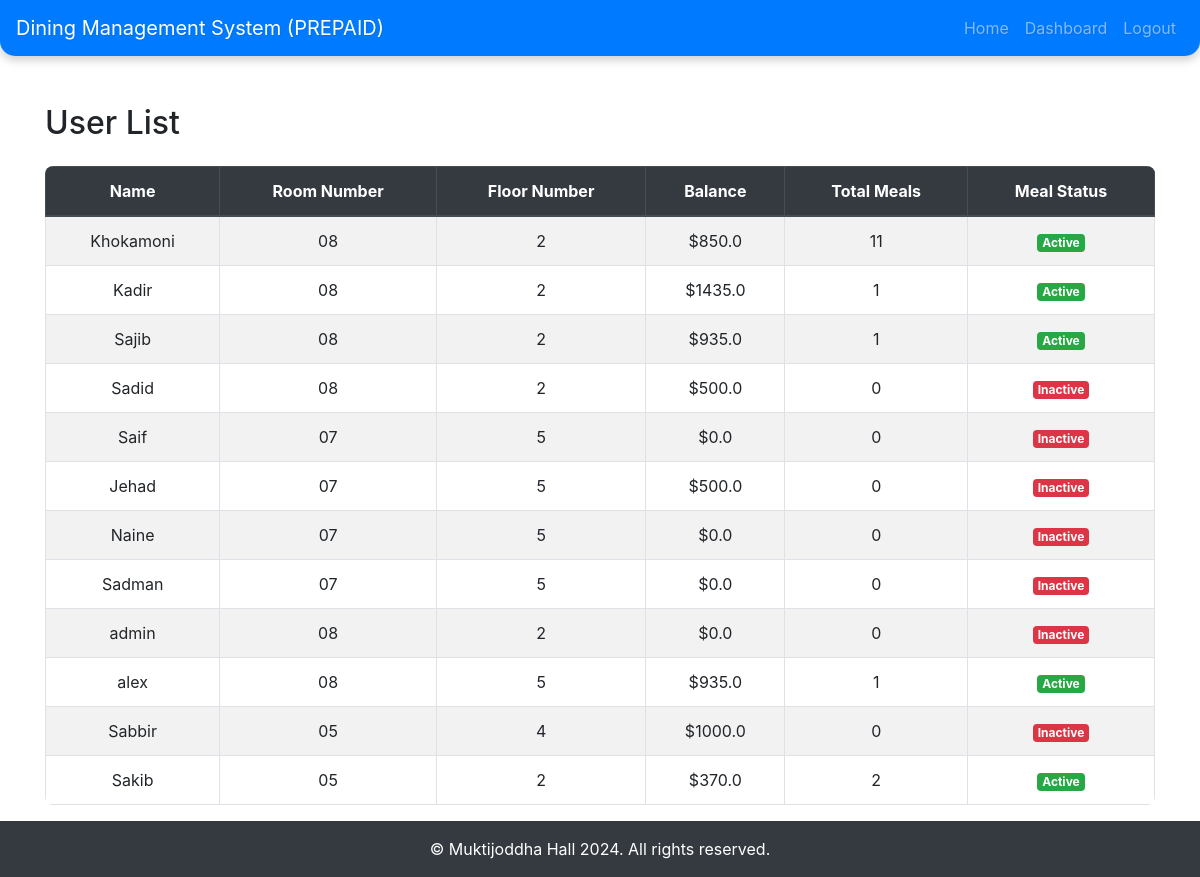
The app's page / (signed in) with its own data.
### models.py (models this page shows, shortened)
class User(UserMixin, db.Model):
    id = db.Column(db.Integer, primary_key=True)
    name = db.Column(db.String(100), nullable=False)
    phone = db.Column(db.String(10), unique=True, nullable=False)
    room_number = db.Column(db.String(5), nullable=False)
    floor_number = db.Column(db.String(2), nullable=False)
    balance = db.Column(db.Float, default=0)
    meal_status = db.Column(db.Boolean, default=False)
    total_meals = db.Column(db.Integer, default=0)
    password = db.Column(db.String(150), nullable=False)
    is_admin = db.Column(db.Boolean, default=False)
    is_dining_manager = db.Column(db.Boolean, default=False)

### app.py (the view)
@app.route('/')
def index():
    users = User.query.all()
    return render_template('index.html', users=users)

### app.py (called while the page is built)
@login_manager.user_loader
def load_user(user_id):
    return User.query.get(int(user_id))

### templates/index.html
{% extends 'base.html' %}
{% block content %}
<div class="container mt-5">
    <h2 class="mb-4">User List</h2>
    <div class="table-responsive">
        <table class="table table-striped table-bordered">
            <thead class="thead-dark">
                <tr>
                    <th>Name</th>
                    <th>Room Number</th>
                    <th>Floor Number</th>
                    <th>Balance</th>
                    <th>Total Meals</th>
                    <th>Meal Status</th>
                </tr>
            </thead>
            <tbody>
                {% for user in users %}
                <tr>
                    <td>{{ user.name }}</td>
                    <td>{{ user.room_number }}</td>
                    <td>{{ user.floor_number }}</td>
                    <td>${{ user.balance }}</td>
                    <td>{{ user.total_meals }}</td>
                    <td>
                        <span class="badge badge-{{ 'success' if user.meal_status else 'danger' }}">
                            {{ 'Active' if user.meal_status else 'Inactive' }}
                        </span>
                    </td>
                </tr>
                {% endfor %}
            </tbody>
        </table>
    </div>
</div>
{% endblock %}

### static/styles.css (style rules this page uses)
body { font-family: Arial, sans-serif; display: flex; flex-direction: column; min-height: 100vh; }
.container { max-width: 1200px; margin: auto; }
.table { border-radius: 0.5rem; overflow: hidden; }
.table thead th { background-color: #343a40; color: #fff; text-align: center; }
.table tbody tr:nth-child(odd) { background-color: #f8f9fa; }
.table td, .table th { text-align: center; vertical-align: middle; }
.table .badge-success { background-color: #28a745; color: #fff; }
.table .badge-danger { background-color: #dc3545; color: #fff; }

### records on screen
User: name "Khokamoni", room_number "08", floor_number "2", balance "850.0", total_meals "11", meal_status "Active"
User: name "Kadir", room_number "08", floor_number "2", balance "1435.0", total_meals "1", meal_status "Active"
User: name "Sajib", room_number "08", floor_number "2", balance "935.0", total_meals "1", meal_status "Active"
User: name "Sadid", room_number "08", floor_number "2", balance "500.0", total_meals "0", meal_status "Inactive"
User: name "Saif", room_number "07", floor_number "5", balance "0.0", total_meals "0", meal_status "Inactive"
User: name "Jehad", room_number "07", floor_number "5", balance "500.0", total_meals "0", meal_status "Inactive"
User: name "Naine", room_number "07", floor_number "5", balance "0.0", total_meals "0", meal_status "Inactive"
User: name "Sadman", room_number "07", floor_number "5", balance "0.0", total_meals "0", meal_status "Inactive"
User: name "admin", room_number "08", floor_number "2", balance "0.0", total_meals "0", meal_status "Inactive"
User: name "alex", room_number "08", floor_number "5", balance "935.0", total_meals "1", meal_status "Active"
User: name "Sabbir", room_number "05", floor_number "4", balance "1000.0", total_meals "0", meal_status "Inactive"
User: name "Sakib", room_number "05", floor_number "2", balance "370.0", total_meals "2", meal_status "Active"
